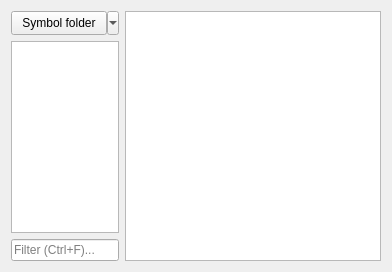
  <widget class="QWidget" name="centralwidget">
   <layout class="QHBoxLayout" name="horizontalLayout" stretch="0,1">
    <item>
     <layout class="QVBoxLayout" name="verticalLayout" stretch="0,0,0">
      <property name="sizeConstraint">
       <enum>QLayout::SetDefaultConstraint</enum>
      </property>
      <item>
       <widget class="QToolButton" name="toolButton_symbolPreviewFolder">
        <property name="sizePolicy">
         <sizepolicy hsizetype="Preferred" vsizetype="Fixed">
          <horstretch>0</horstretch>
          <verstretch>0</verstretch>
         </sizepolicy>
        </property>
        <property name="minimumSize">
         <size>
          <width>0</width>
          <height>24</height>
         </size>
        </property>
        <property name="maximumSize">
         <size>
          <width>110</width>
          <height>16777215</height>
         </size>
        </property>
        <property name="toolTip">
         <string>Pick the folder to show symbol previews for. The folders in the drop-down menu can be customized through Options.</string>
        </property>
        <property name="text">
         <string>Symbol folder</string>
        </property>
        <property name="popupMode">
         <enum>QToolButton::MenuButtonPopup</enum>
        </property>
        <property name="toolButtonStyle">
         <enum>Qt::ToolButtonTextOnly</enum>
        </property>
        <property name="arrowType">
         <enum>Qt::NoArrow</enum>
        </property>
       </widget>
      </item>
      <item>
       <widget class="QListView" name="listView_symbolPreview">
        <property name="sizePolicy">
         <sizepolicy hsizetype="Ignored" vsizetype="Expanding">
          <horstretch>0</horstretch>
          <verstretch>0</verstretch>
         </sizepolicy>
        </property>
        <property name="minimumSize">
         <size>
          <width>0</width>
          <height>0</height>
         </size>
        </property>
        <property name="maximumSize">
         <size>
          <width>110</width>
          <height>16777215</height>
         </size>
        </property>
        <property name="verticalScrollBarPolicy">
         <enum>Qt::ScrollBarAlwaysOff</enum>
        </property>
        <property name="horizontalScrollBarPolicy">
         <enum>Qt::ScrollBarAlwaysOff</enum>
        </property>
        <property name="autoScroll">
         <bool>true</bool>
        </property>
        <property name="flow">
         <enum>QListView::TopToBottom</enum>
        </property>
        <property name="isWrapping" stdset="0">
         <bool>false</bool>
        </property>
        <property name="spacing">
         <number>10</number>
        </property>
        <property name="viewMode">
         <enum>QListView::IconMode</enum>
        </property>
        <property name="uniformItemSizes">
         <bool>true</bool>
        </property>
        <property name="wordWrap">
         <bool>false</bool>
        </property>
       </widget>
      </item>
      <item>
       <widget class="QLineEdit" name="lineEdit_symbolPreviewFilter">
        <property name="sizePolicy">
         <sizepolicy hsizetype="Preferred" vsizetype="Fixed">
          <horstretch>0</horstretch>
          <verstretch>0</verstretch>
         </sizepolicy>
        </property>
        <property name="maximumSize">
         <size>
          <width>110</width>
          <height>16777215</height>
         </size>
        </property>
        <property name="alignment">
         <set>Qt::AlignLeading|Qt::AlignLeft|Qt::AlignVCenter</set>
        </property>
        <property name="placeholderText">
         <string>Filter (Ctrl+F)...</string>
        </property>
        <property name="clearButtonEnabled" stdset="0">
         <bool>false</bool>
        </property>
       </widget>
      </item>
     </layout>
    </item>
    <item>
     <widget class="DrawingArea" name="drawingArea">
      <property name="verticalScrollBarPolicy">
       <enum>Qt::ScrollBarAlwaysOff</enum>
      </property>
      <property name="horizontalScrollBarPolicy">
       <enum>Qt::ScrollBarAlwaysOff</enum>
      </property>
      <property name="renderHints">
       <set>QPainter::Antialiasing|QPainter::SmoothPixmapTransform|QPainter::TextAntialiasing</set>
      </property>
      <property name="dragMode">
       <enum>QGraphicsView::RubberBandDrag</enum>
      </property>
      <property name="cacheMode">
       <set>QGraphicsView::CacheBackground</set>
      </property>
      <property name="transformationAnchor">
       <enum>QGraphicsView::NoAnchor</enum>
      </property>
      <property name="resizeAnchor">
       <enum>QGraphicsView::AnchorUnderMouse</enum>
      </property>
      <property name="viewportUpdateMode">
       <enum>QGraphicsView::MinimalViewportUpdate</enum>
      </property>
      <property name="rubberBandSelectionMode">
       <enum>Qt::ContainsItemShape</enum>
      </property>
     </widget>
    </item>
   </layout>
  </widget>
